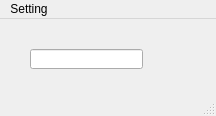
<?xml version="1.0" encoding="UTF-8"?>
<ui version="4.0">
 <class>MainWindow</class>
 <widget class="QMainWindow" name="MainWindow">
  <property name="geometry">
   <rect>
    <x>0</x>
    <y>0</y>
    <width>216</width>
    <height>116</height>
   </rect>
  </property>
  <property name="windowTitle">
   <string>MainWindow</string>
  </property>
  <widget class="QWidget" name="centralwidget">
   <widget class="QLineEdit" name="lineEdit">
    <property name="geometry">
     <rect>
      <x>30</x>
      <y>30</y>
      <width>113</width>
      <height>20</height>
     </rect>
    </property>
   </widget>
  </widget>
  <widget class="QMenuBar" name="menubar">
   <property name="geometry">
    <rect>
     <x>0</x>
     <y>0</y>
     <width>216</width>
     <height>21</height>
    </rect>
   </property>
   <widget class="QMenu" name="menuSetting">
    <property name="title">
     <string>Setting</string>
    </property>
    <addaction name="actionSelect_plugin"/>
   </widget>
   <addaction name="menuSetting"/>
  </widget>
  <widget class="QStatusBar" name="statusbar"/>
  <action name="actionSelect_plugin">
   <property name="text">
    <string>Select plugin</string>
   </property>
  </action>
 </widget>
 <resources/>
 <connections/>
</ui>
